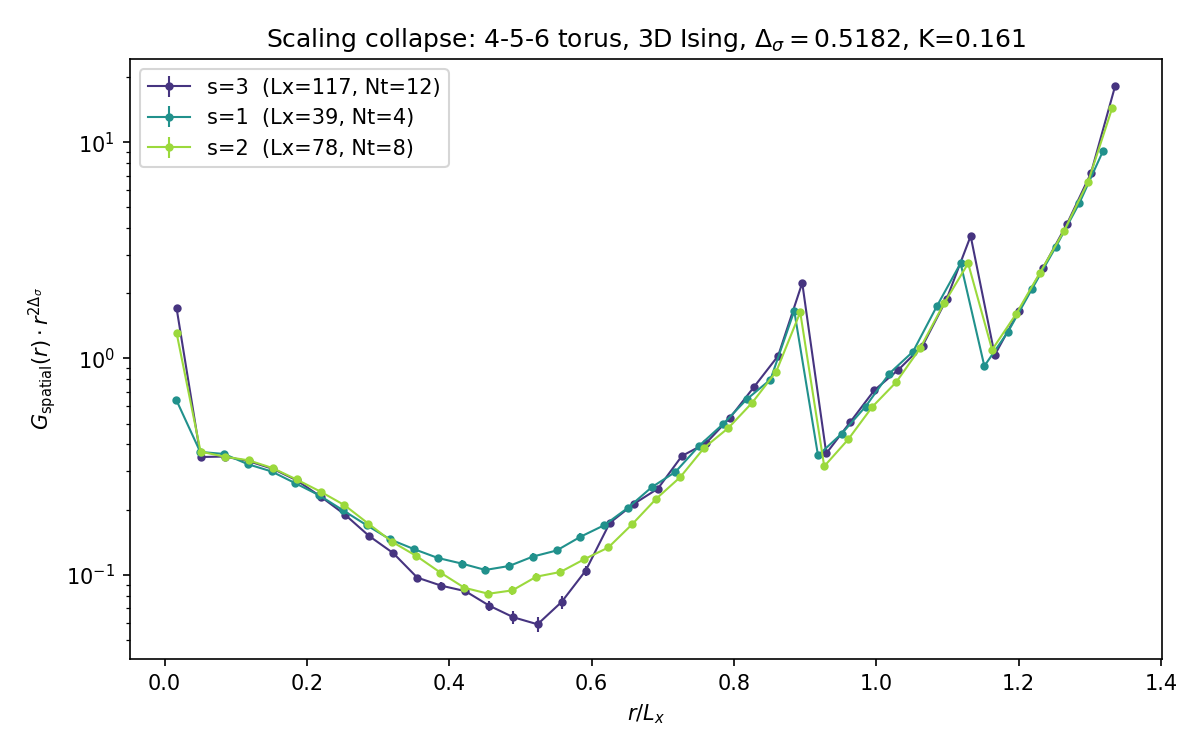

The script that saved this image:
#!/usr/bin/env python3
"""Phase 2a: Scaling collapse of equal-time spatial connected two-point function.

Reads two_point_all_to_all.dat from each scale factor s=1,2,3 directory and
overlays G_spatial(r) * r^(2*Delta_sigma) vs r/L for a scaling collapse plot.

3D Ising spin scaling dimension: Delta_sigma ≈ 0.5182
Triangular-lattice distance: r = sqrt(m^2 + n^2 + m*n)
"""

from __future__ import annotations

import argparse
import glob
import re
from pathlib import Path

import matplotlib.pyplot as plt
import numpy as np

DELTA_SIGMA = 0.5182  # 3D Ising spin scaling dimension


def load_connected(path: Path):
    rows = []
    with path.open() as f:
        for line in f:
            s = line.strip()
            if not s or s.startswith("#"):
                continue
            parts = s.split()
            m, n, cc, ec = int(parts[1]), int(parts[2]), float(parts[5]), float(parts[6])
            rows.append((m, n, cc, ec))
    if not rows:
        raise SystemExit(f"No data in {path}")
    arr = np.array(rows, dtype=float)
    return arr[:, 0], arr[:, 1], arr[:, 2], arr[:, 3]


def parse_geometry(dirname: str):
    """Extract Lx, Nt from directory name like Lx39_Ly48_Tx9_Ty-9_Nt4_k0.161"""
    m = re.search(r"Lx(\d+).*Nt(\d+)", dirname)
    if not m:
        return None, None
    return int(m.group(1)), int(m.group(2))


def radial_bin(m, n, vals, errs, n_bins=40):
    r = np.sqrt(m * m + n * n + m * n)
    rmax = r.max()
    edges = np.linspace(0, rmax, n_bins + 1)
    centers, means, errors = [], [], []
    for i in range(n_bins):
        mask = (r >= edges[i]) & (r < edges[i + 1]) & (vals > 0)
        if mask.sum() == 0:
            continue
        w = 1.0 / (errs[mask] ** 2 + 1e-30)
        mean = np.sum(w * vals[mask]) / np.sum(w)
        err = 1.0 / np.sqrt(np.sum(w))
        centers.append(0.5 * (edges[i] + edges[i + 1]))
        means.append(mean)
        errors.append(err)
    return np.array(centers), np.array(means), np.array(errors)


def main():
    ap = argparse.ArgumentParser(description="Scaling collapse of 3D Ising spatial two-point function")
    ap.add_argument("--datadir", default=".", help="Directory containing run subdirectories")
    ap.add_argument("--output", default="plot_456_3d_scaling.png", help="Output figure path")
    ap.add_argument("--delta", type=float, default=DELTA_SIGMA, help="Spin scaling dimension")
    args = ap.parse_args()

    datadir = Path(args.datadir)
    pattern = str(datadir / "Lx*_Ly*_Tx*_Ty*_Nt*_k*/two_point_all_to_all.dat")
    files = sorted(glob.glob(pattern))
    if not files:
        raise SystemExit(f"No data files found matching: {pattern}")

    fig, ax = plt.subplots(figsize=(8, 5))
    colors = plt.cm.viridis(np.linspace(0.15, 0.85, len(files)))

    for fpath, color in zip(files, colors):
        fpath = Path(fpath)
        dirname = fpath.parent.name
        Lx, Nt = parse_geometry(dirname)
        if Lx is None:
            continue
        # infer scale factor from Lx (base Lx=39 at s=1)
        s = Lx // 39

        m, n, conn, err = load_connected(fpath)
        # physical triangular-lattice distance
        r = np.sqrt(m * m + n * n + m * n)
        # linear spatial extent: L = Lx (number of unit cells along e1)
        L = float(Lx)

        # bin in r/L
        r_over_L = r / L
        rmax = r_over_L.max()
        n_bins = 40
        edges = np.linspace(0, rmax, n_bins + 1)
        x_centers, y_means, y_errs = [], [], []
        for i in range(n_bins):
            mask = (r_over_L >= edges[i]) & (r_over_L < edges[i + 1]) & (conn > 0)
            if mask.sum() == 0:
                continue
            w = 1.0 / (err[mask] ** 2 + 1e-30)
            rmid = 0.5 * (edges[i] + edges[i + 1])
            r_phys = rmid * L
            mean_g = np.sum(w * conn[mask]) / np.sum(w)
            err_g = 1.0 / np.sqrt(np.sum(w))
            # scaled: G(r) * r^(2*Delta) using the bin-center physical radius
            scaled = mean_g * r_phys ** (2 * args.delta)
            scaled_err = err_g * r_phys ** (2 * args.delta)
            x_centers.append(rmid)
            y_means.append(scaled)
            y_errs.append(scaled_err)

        x = np.array(x_centers)
        y = np.array(y_means)
        ye = np.array(y_errs)

        label = f"s={s}  (Lx={Lx}, Nt={Nt})"
        ax.errorbar(x, y, yerr=ye, fmt="o-", markersize=3, color=color, label=label, lw=1)

    ax.set_xlabel(r"$r / L_x$")
    ax.set_ylabel(r"$G_{\rm spatial}(r) \cdot r^{2\Delta_\sigma}$")
    ax.set_title(
        rf"Scaling collapse: 4-5-6 torus, 3D Ising, $\Delta_\sigma={args.delta}$, K=0.161"
    )
    ax.legend()
    ax.set_yscale("log")
    fig.tight_layout()
    outpath = datadir / args.output if not Path(args.output).is_absolute() else Path(args.output)
    fig.savefig(outpath, dpi=150)
    print(f"Saved: {outpath}")


if __name__ == "__main__":
    main()
